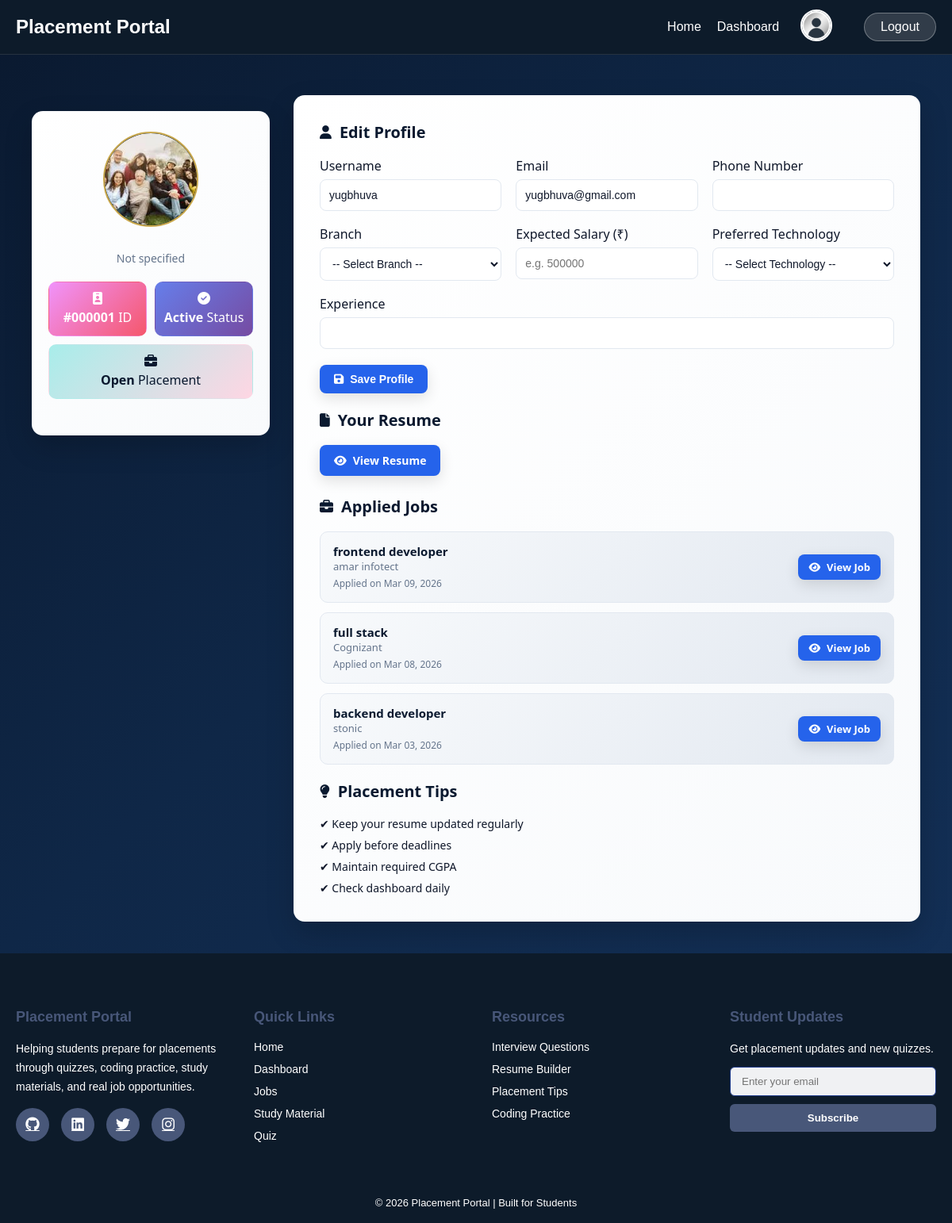
/student-dashboard/ (signed in), run on the app's committed database.
### portal/models.py (models this page shows, shortened)
class StudentProfile(models.Model):
    user = models.OneToOneField(User, on_delete=models.CASCADE, related_name="profile")
    phone = models.CharField(max_length=15, blank=True)
    college = models.CharField(max_length=200, blank=True)
    branch = models.CharField(max_length=100, blank=True)
    graduation_year = models.IntegerField(null=True, blank=True)
    experience = models.CharField(max_length=200, blank=True)
    expected_salary = models.IntegerField(null=True, blank=True)
    technology = models.CharField(max_length=100, blank=True)
    profile_image = models.ImageField(upload_to="profile_images/", default="profile_images/default.png", blank=True)
    extra_info = models.TextField(blank=True)
    created_at = models.DateTimeField(auto_now_add=True)

class JobApplication(models.Model):
    user = models.ForeignKey(User, on_delete=models.CASCADE)
    job = models.ForeignKey(JobPost, on_delete=models.CASCADE)
    applied_at = models.DateTimeField(auto_now_add=True)

class JobPost(models.Model):
    JOB_TYPE_CHOICES = (
        ('frontend', 'Frontend'),
        ('backend', 'Backend'),
        ('fullstack', 'Full Stack'),
    )
    company_name = models.CharField(max_length=200)
    job_role = models.CharField(max_length=200)
    category = models.CharField(max_length=20, choices=JOB_TYPE_CHOICES)
    location = models.CharField(max_length=100, blank=True)
    salary = models.CharField(max_length=100, blank=True)
    company_image = models.ImageField(upload_to='company/', blank=True, null=True)
    description = models.TextField(blank=True)
    requirements = models.TextField(blank=True)
    skills_required = models.CharField(max_length=300, blank=True)
    experience = models.CharField(max_length=100, blank=True)
    last_date = models.DateField()
    posted_at = models.DateTimeField(auto_now_add=True)
    class Meta:
        ordering = ['-posted_at']

### portal/views.py (the view, shortened to what this page needs)
# urls.py: path('student-dashboard/', views.student_dashboard, name='student_dashboard'),
@login_required
def student_dashboard(request):
    profile, created = StudentProfile.objects.get_or_create(user=request.user)
    resume = Resume.objects.filter(user=request.user).first()
    applied_jobs = JobApplication.objects.filter(
        user=request.user
    ).select_related('job').order_by('-applied_at')
    return render(request, "student_dashboard.html", {
        "profile": profile,
        "resume": resume,
        "applied_jobs": applied_jobs,
    })

### portal/context_processors.py (called while the page is built)
def user_profile(request):
    if request.user.is_authenticated:
        profile = StudentProfile.objects.filter(user=request.user).first()
        return {'profile': profile}
    return {}

### portal/templates/student_dashboard.html (shortened to what this page needs)
{% extends 'base.html' %}
{% load static %}
{% block extra_css %}
<link rel="stylesheet" href="{% static 'css/student_dashboard.css' %}">
{% endblock %}
{% block content %}
<div class="dashboard-container">
    <div class="dashboard-grid">
        <aside class="profile-card">
           <div class="avatar-wrapper">
   <div class="drop-zone {% if profile.profile_image %}has-image{% endif %}" id="dropZone">
        {% if profile.profile_image %}
            <img src="{{ profile.profile_image.url }}" class="preview has-image" id="previewImg">
        {% else %}
            <img class="preview" id="previewImg" style="display:none;">
        {% endif %}
    </div>
</div>
            <p class="student-branch">{{ profile.branch|default:"Not specified" }}</p>
            <div class="quick-info">
                <div class="qi-box">
                    <i class="fa-solid fa-id-badge"></i>
                    <strong>#{{ request.user.id|stringformat:"06d" }}</strong>
                    <span>ID</span>
                </div>
                <div class="qi-box1">
                    <i class="fa-solid fa-circle-check"></i>
                    <strong class="active">Active</strong>
                    <span>Status</span>
                </div>
                <div class="qi-box2">
                    <i class="fa-solid fa-briefcase"></i>
                    <strong class="active">Open</strong>
                    <span>Placement</span>
                </div>
            </div>
        </aside>
        <main class="details-card">
            <section class="profile-section section-block">
                <div class="section-header">
                    <i class="fa-solid fa-user"></i>
                    <h3>Edit Profile</h3>
                </div>
                <form method="POST" class="profile-form">
                    <div class="form-grid">
                        <div class="form-group">
                            <label>Username</label>
                            <input type="text" value="{{ request.user.username }}" readonly>
                        </div>
                        <div class="form-group">
                            <label>Email</label>
                            <input type="email" value="{{ request.user.email }}" readonly>
                        </div>
                        <div class="form-group">
                            <label>Phone Number</label>
                            <input type="text" name="phone" value="{{ profile.phone }}">
                        </div>
                        <div class="form-group">
                            <label>Branch</label>
                            <select name="branch">
                                <option value="">-- Select Branch --</option>
                            </select>
                        </div>
                        <div class="form-group">
                            <label>Expected Salary (₹)</label>
                            <input type="number" name="expected_salary"
                                   value="{{ profile.expected_salary }}"
                                   placeholder="e.g. 500000">
                        </div>
                        <div class="form-group">
                            <label>Preferred Technology</label>
                            <select name="technology">
                                <option value="">-- Select Technology --</option>
                            </select>
                        </div>
                        <div class="form-group full">
                            <label>Experience</label>
                            <input type="text" name="experience" value="{{ profile.experience }}">
                        </div>
                    </div>
                    <div class="form-actions">
                        <button type="submit" class="btn btn-gradient">
                            <i class="fa-solid fa-floppy-disk"></i>
                            Save Profile
                        </button>
                    </div>
                </form>
            </section>
            <section class="section-block" style="margin-top: 20px;">
                <div class="section-header">
                    <i class="fa-solid fa-file"></i>
                    <h3>Your Resume</h3>
                </div>
                {% if resume and resume.resume_file %}
                    <a href="{{ resume.resume_file.url }}" target="_blank" class="btn btn-gradient">
                        <i class="fa-solid fa-eye"></i> View Resume
                    </a>
                {% else %}
                    <p class="no-resume">Resume not uploaded yet.</p>
                {% endif %}
            </section>
            <section class="section-block" style="margin-top: 25px;">
                <div class="section-header">
                    <i class="fa-solid fa-briefcase"></i>
                    <h3>Applied Jobs</h3>
                </div>
                {% if applied_jobs %}
                    <div class="applied-jobs-list">
                        {% for application in applied_jobs %}
                        <div class="applied-job-card">
                            <div class="job-left">
                                <h4>{{ application.job.job_role }}</h4>
                                <p class="company">{{ application.job.company_name }}</p>
                                <span class="applied-date">Applied on {{ application.applied_at|date:"M d, Y" }}</span>
                            </div>
                            <div class="job-right">
                                <a href="{% url 'job_detail' application.job.id %}" class="btn btn-gradient btn-sm">
                                    <i class="fa-solid fa-eye"></i> View Job
                                </a>
                            </div>
                        </div>
                        {% endfor %}
                    </div>
                {% else %}
                    <p class="no-resume">You have not applied to any jobs yet.</p>
                {% endif %}
            </section>
            <section class="placement-info section-block" style="margin-top: 20px;">
                <div class="section-header">
                    <i class="fa-solid fa-lightbulb"></i>
                    <h3>Placement Tips</h3>
                </div>
                <ul class="tips-list">
                    <li>✔ Keep your resume updated regularly</li>
                    <li>✔ Apply before deadlines</li>
                    <li>✔ Maintain required CGPA</li>
                    <li>✔ Check dashboard daily</li>
                </ul>
            </section>
        </main>
    </div>
</div>
{% endblock %}

### portal/static/css/base.css (style rules this page uses)
* { margin: 0; padding: 0; box-sizing: border-box; }
body { font-family: 'Poppins', sans-serif; background: linear-gradient(135deg, #2563EB, #1E3A8A); min-height: 100vh; color: #FFFFFF; overflow-x: hidden; }

### data on the page
StudentProfile: profile_image (picture), branch "Not specified"
JobApplication: job.job_role "frontend developer", job.company_name "amar infotect", applied_at "Mar 09, 2026"
JobApplication: job.job_role "full stack", job.company_name "Cognizant", applied_at "Mar 08, 2026"
JobApplication: job.job_role "backend developer", job.company_name "stonic", applied_at "Mar 03, 2026"

### other printed values
{{ request.user.id|stringformat:"06d" }} "000001"
